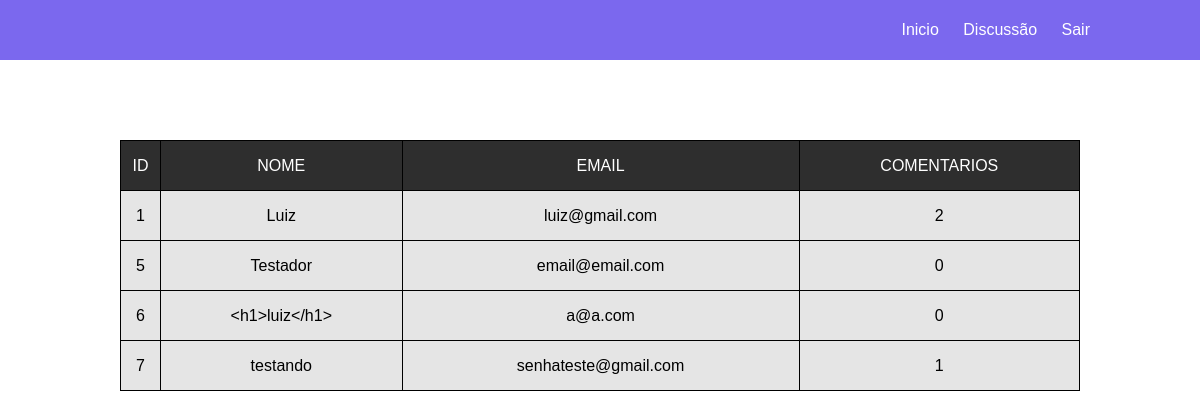
Page /dados.php (signed in) on the committed database.
### tables this page shows
CREATE TABLE `usuarios` (
  `id` int(11) NOT NULL,
  `nome` varchar(40) DEFAULT NULL,
  `email` varchar(40) DEFAULT NULL,
  `senha` varchar(32) DEFAULT NULL
);

### Classes/Usuario.php (called while the page is built, shortened)
<?php
Class Usuario{
    private $pdo;
    public function __construct($dnmae, $host, $usuario, $senha)
    {
        try {
            $this->pdo = new PDO("mysql:dbname=".$dnmae.";host=".$host, $usuario, $senha);
        } catch (PDOException $e) {
            echo "Erro no banco de dados: ".$e->getMessage();
        }
        catch(Exception $e){
            echo "Erro: ".$e->getMessage();
         }
    }
	public function buscarTodosUsuarios()
    {
        $cmd = $this->pdo->prepare("select usuarios.id, usuarios.nome, usuarios.email, count(comentarios.id)
        as 'quantidade'
        from usuarios
        left join comentarios
        on usuarios.id = comentarios.fk_id_usuario
        group by usuarios.id");
        $cmd->execute();
        $dados = $cmd->fetchAll(PDO::FETCH_ASSOC);
        return $dados;
    }
}

### dados.php (the view, shortened to what this page needs)
<?php
require_once 'Classes/Usuario.php';
$us = new Usuario("projeto_comentarios","localhost","root","senha");
$dados = $us->buscarTodosUsuarios();
?>
<!DOCTYPE html>
<html lang="pt-br">
<head>
    <link rel="stylesheet" href="css/dados.css">
</head>
<body>
    <nav>
        <ul>
            <li><a href="index.php">Inicio</a></li>
            <li><a href="discussao.php">Discussão</a></li>
            <li><a href="sair.php">Sair</a></li>
        </ul>
    </nav>
    <table>
        <tr id="titulo">
            <td>ID</td>
            <td>NOME</td>
            <td>EMAIL</td>
            <td>COMENTARIOS</td>
        </tr>
	<?php
	if(count($dados) > 0)
	{
		foreach($dados as $v)
		{
		?>
			<tr>
				<td><?php echo $v['id'];?></td>
				<td><?php echo $v['nome'];?></td>
				<td><?php echo $v['email'];?></td>
				<td><?php echo $v['quantidade'];?></td>
			</tr>
		<?php
		}
	}
	else{
		echo "Nao ha pessoas cadastradas";
	}
	?>
    </table>
</body>
</html>

### dados.css (style rules this page uses)
* { padding: 0; margin: 0; }
body { font-family: Arial, Helvetica, sans-serif; }
nav { background-color: rgba(123, 104, 238); height: 60px; }
ul { list-style: none; float: right; margin-right: 100px; }
li { display: inline-block; line-height: 60px; padding: 0px 10px; }
li a { text-decoration: none; color: white; }
table { width: 80%; background-color: rgba(0, 0 ,0 ,.1); margin: 80px auto; border-collapse: collapse; }
td { border: 1px solid black; }
tr { height: 50px; text-align: center; }
tr#titulo { background-color: rgba(0, 0 ,0 ,.8); color: white; text-align: center; }

### rows in the picture
usuarios: id "1", nome "Luiz", email "luiz@gmail.com", quantidade "2"
usuarios: id "5", nome "Testador", email "email@email.com", quantidade "0"
usuarios: id "6", nome "<h1>luiz</h1>", email "a@a.com", quantidade "0"
usuarios: id "7", nome "testando", email "senhateste@gmail.com", quantidade "1"
